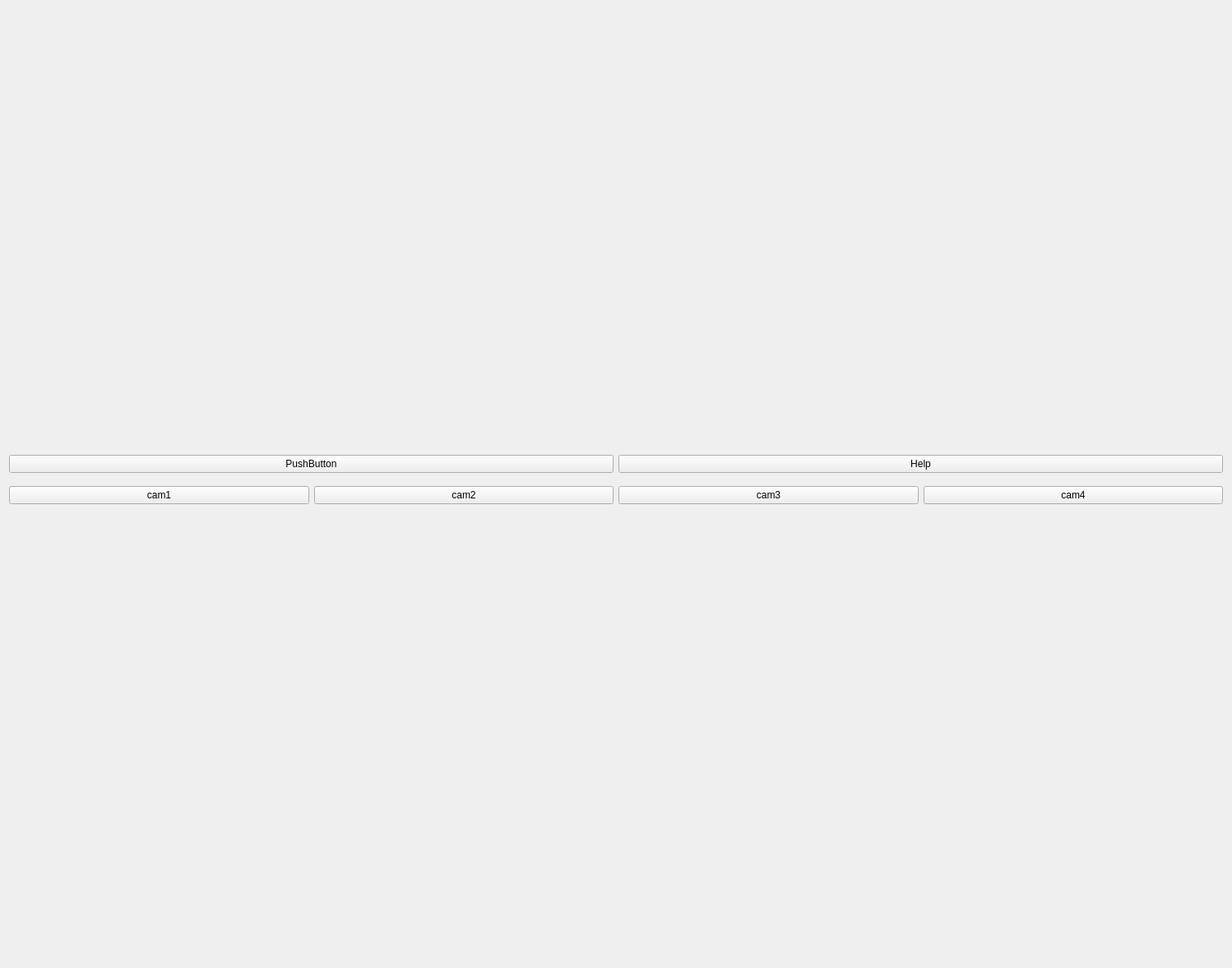
<?xml version="1.0" encoding="UTF-8"?>
<ui version="4.0">
 <class>Form</class>
 <widget class="QWidget" name="Form">
  <property name="windowModality">
   <enum>Qt::NonModal</enum>
  </property>
  <property name="geometry">
   <rect>
    <x>0</x>
    <y>0</y>
    <width>1498</width>
    <height>1177</height>
   </rect>
  </property>
  <property name="cursor">
   <cursorShape>ArrowCursor</cursorShape>
  </property>
  <property name="windowTitle">
   <string>Form</string>
  </property>
  <layout class="QGridLayout" name="gridLayout">
   <item row="0" column="1">
    <layout class="QGridLayout" name="gridLayout_2">
     <property name="sizeConstraint">
      <enum>QLayout::SetDefaultConstraint</enum>
     </property>
     <item row="2" column="0">
      <layout class="QVBoxLayout" name="layout">
       <property name="topMargin">
        <number>10</number>
       </property>
       <property name="rightMargin">
        <number>0</number>
       </property>
       <property name="bottomMargin">
        <number>10</number>
       </property>
       <item>
        <layout class="QHBoxLayout" name="layout_cam">
         <item>
          <widget class="QPushButton" name="load_button">
           <property name="text">
            <string>PushButton</string>
           </property>
          </widget>
         </item>
         <item>
          <widget class="QPushButton" name="help_button">
           <property name="text">
            <string>Help</string>
           </property>
          </widget>
         </item>
        </layout>
       </item>
       <item>
        <layout class="QHBoxLayout" name="horizontalLayout_2">
         <property name="topMargin">
          <number>10</number>
         </property>
         <property name="bottomMargin">
          <number>10</number>
         </property>
         <item>
          <widget class="QPushButton" name="cam1">
           <property name="text">
            <string>cam1</string>
           </property>
          </widget>
         </item>
         <item>
          <widget class="QPushButton" name="cam2">
           <property name="text">
            <string>cam2</string>
           </property>
          </widget>
         </item>
         <item>
          <widget class="QPushButton" name="cam3">
           <property name="text">
            <string>cam3</string>
           </property>
          </widget>
         </item>
         <item>
          <widget class="QPushButton" name="cam4">
           <property name="text">
            <string>cam4</string>
           </property>
          </widget>
         </item>
        </layout>
       </item>
      </layout>
     </item>
    </layout>
   </item>
  </layout>
 </widget>
 <resources/>
 <connections/>
</ui>
